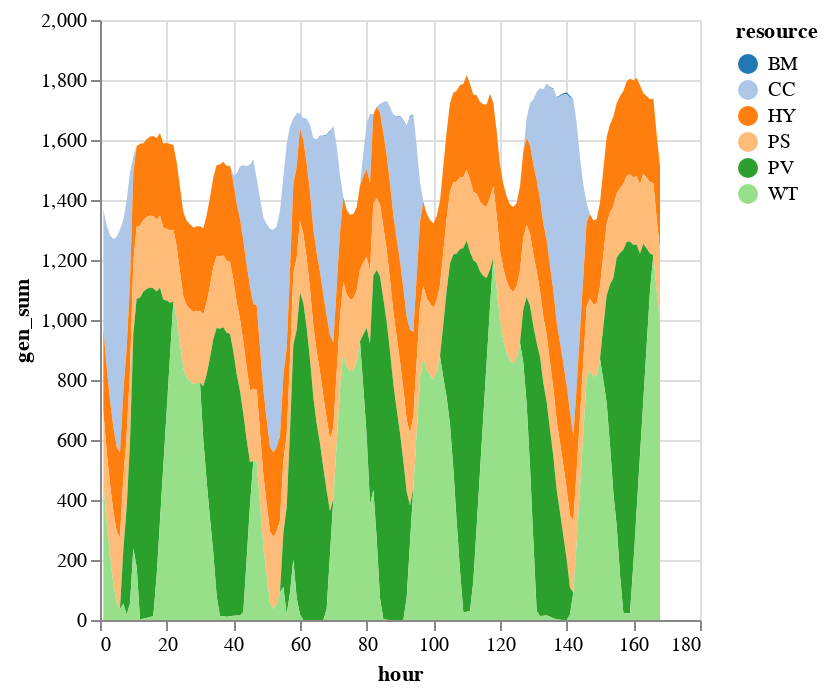

Write notebook code for a chart like this one.
### Code cell
sol_ren = innerjoin(strict_emissions.solution, 
                    gen_ren[!, [:r_id, :resource]], 
                    on = :r_id)
sol_ren = combine(groupby(sol_ren, [:resource, :hour]), 
            :gen => sum)

# Reorder resources
sort!(sol_ren, [:hour, :resource])
sol_ren_sum = combine(groupby(sol_ren, [:resource]), :gen_sum => sum)
sol_ren |>
@vlplot(:area, 
    x=:hour, y={:gen_sum, stack=:zero}, 
    color={"resource:n", scale={scheme="category20"}})

### Figure 1 — Vega-Lite specification as saved in the notebook (floating-point values rounded to 4 significant figures; data arrays with more than 128 entries replaced by an {"elided": "..."} marker saying what was removed)
{"data": {"values": {"elided": "1008 records"}}, "encoding": {"color": {"field": "resource", "scale": {"scheme": "category20"}, "type": "nominal"}, "x": {"field": "hour", "type": "quantitative"}, "y": {"field": "gen_sum", "stack": "zero", "type": "quantitative"}}, "mark": "area"}
